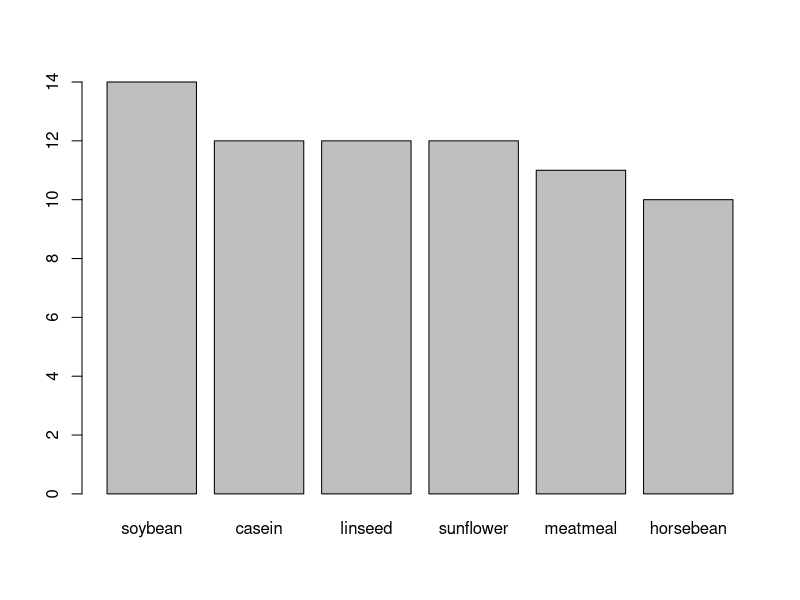
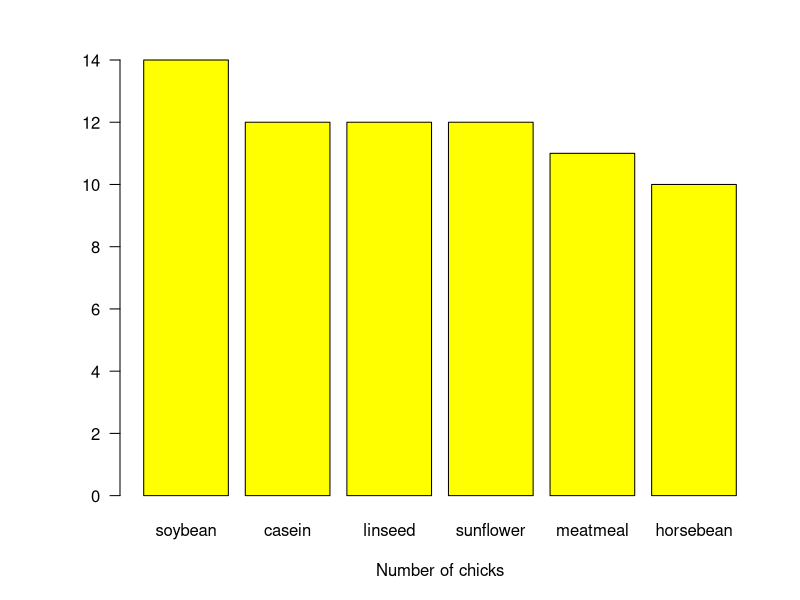
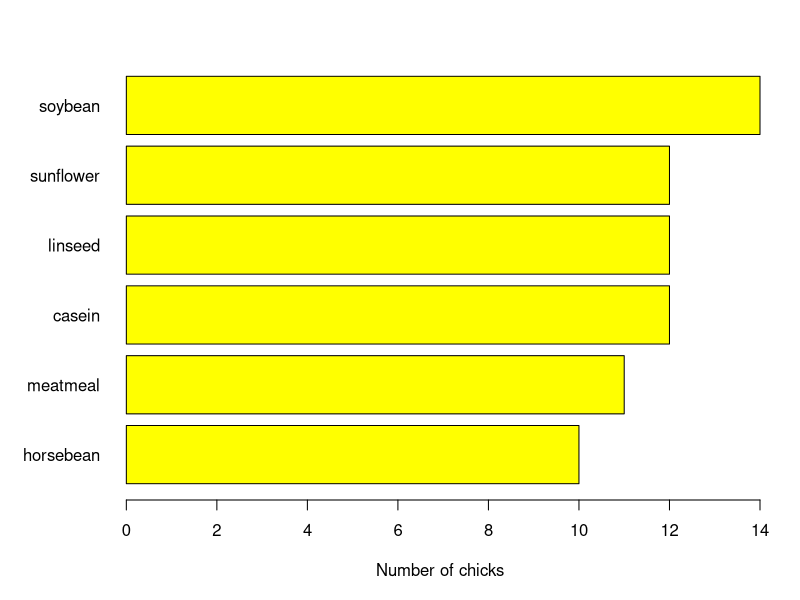
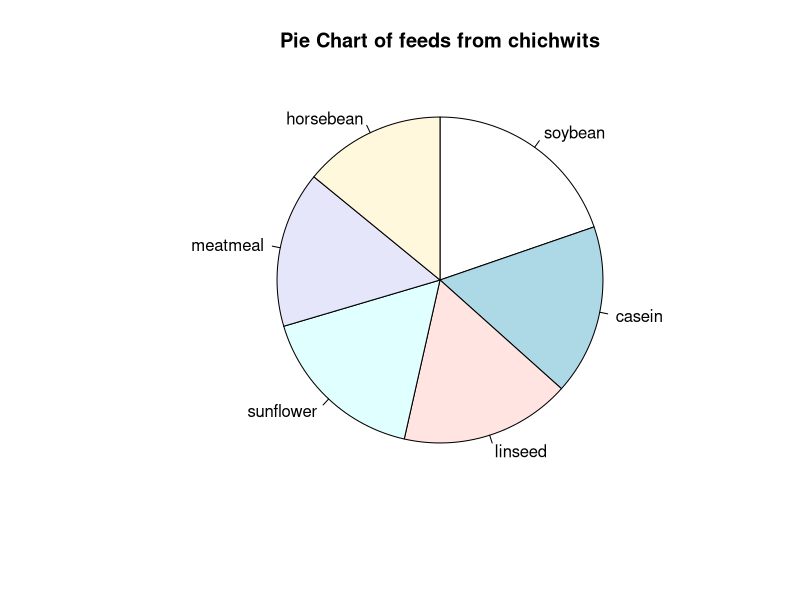
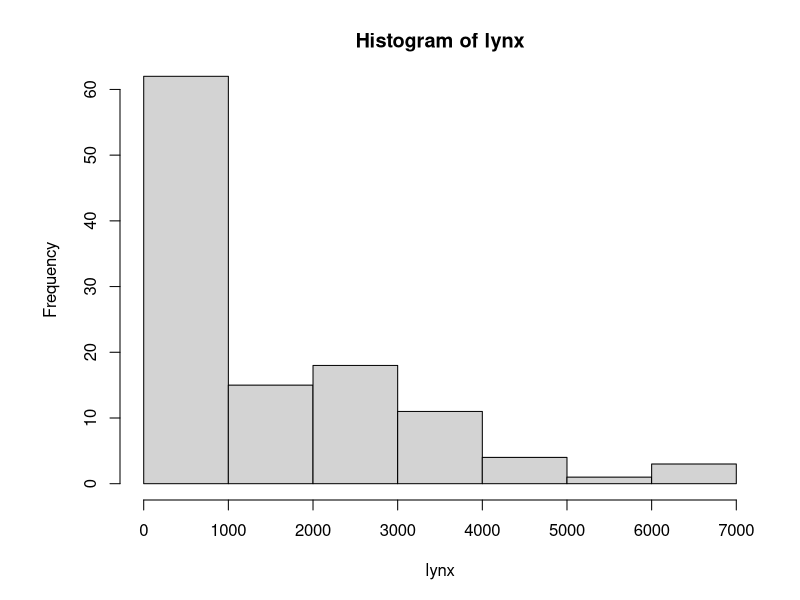
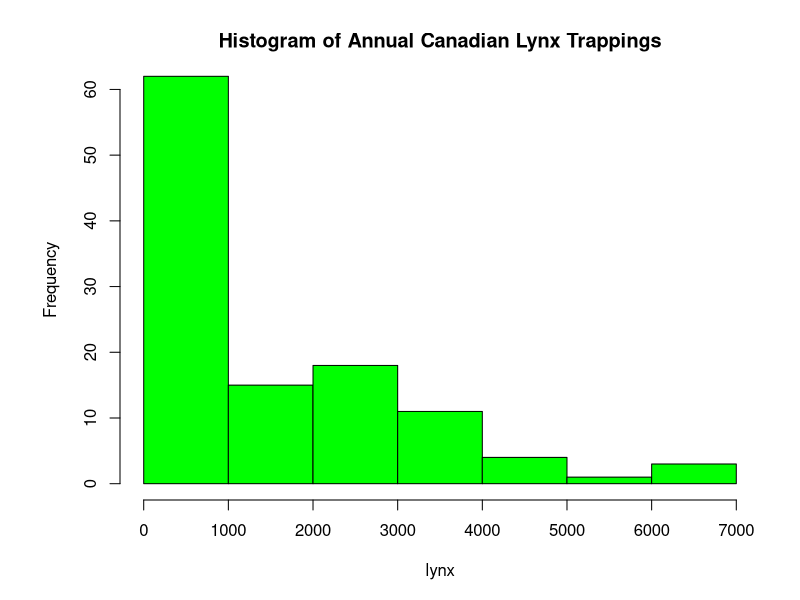
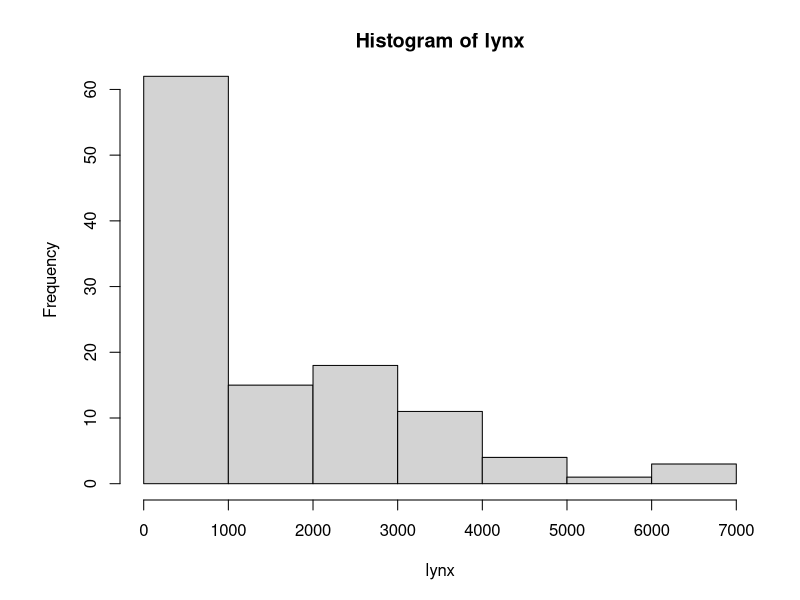
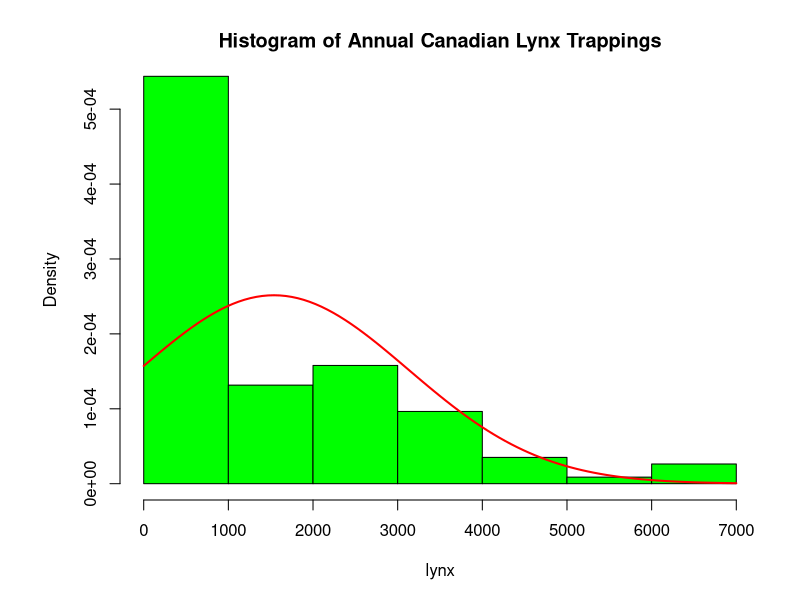

Source code (R) for these figures, in order:
feeds=table(chickwts$feed)

# plots graph in decreasing order
barplot(feeds[order(feeds, decreasing=TRUE)])


feeds = table(chickwts$feed)

# Set outside margins (bottom, left, top, right).
par(oma=c(1, 1, 1, 1))                         
par(mar=c(4, 5, 2, 1))                         

# Use las for the orientation of axis labels. 
barplot(feeds[order(feeds, decreasing=TRUE)], 
        xlab="Number of chicks", las=1, col="yellow") 

# Use horiz for bars to be shown as horizontal.
barplot(feeds[order(feeds)], horiz=TRUE, 
        xlab="Number of chicks", las=1, col="yellow")


data("chickwts")

# main is used to create
# an heading for the chart
d = table(chickwts$feed)            

pie(d[order(d, decreasing=TRUE)],
    clockwise=TRUE,
    main="Pie Chart of feeds from chichwits")

# break is used for number of bins.
data(lynx)

# lynx is a built-in dataset.
lynx     

# hist function is used to plot histogram.
hist(lynx)
hist(lynx, col="green",
     main="Histogram of Annual Canadian Lynx Trappings")

data(lynx)

# if freq=FALSE this will draw normal distribution
hist(lynx)
hist(lynx,col="green",
     freq=FALSE ,main="Histogram of Annual Canadian Lynx Trappings")

curve(dnorm(x, mean=mean(lynx),
            sd=sd(lynx)), col="red",
      lwd=2, add=TRUE)

# USJudgeRatings is Built-in Dataset.
?USJudgeRatings                        

# ylim is used to specify the range.
boxplot(USJudgeRatings$RTEN, horizontal=TRUE,
        xlab="Lawyers Rating", notch=TRUE,
        ylim=c(0, 10), col="pink")
